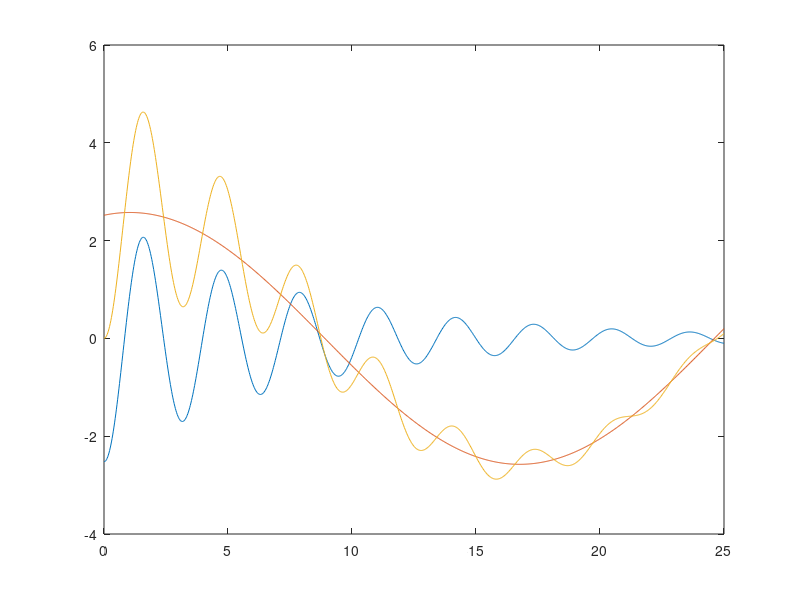

Write the MATLAB code that produced this figure.
clear all; close all;

t = linspace(0,25,1000);
omE = 0.2;
omD = 1.996;
omN = 2;
dR = 0.0625;

uH = exp(-dR*omN.*t).*(-2.5185*cos(omD.*t)-0.211*sin(omD.*t));

uP = 2.5185*cos(omE.*t)+0.5368*sin(omE.*t);

u = uH+uP;

figure;
grid;
plot(t,uH);
hold on;
plot(t,uP);
hold on;
plot(t,u);